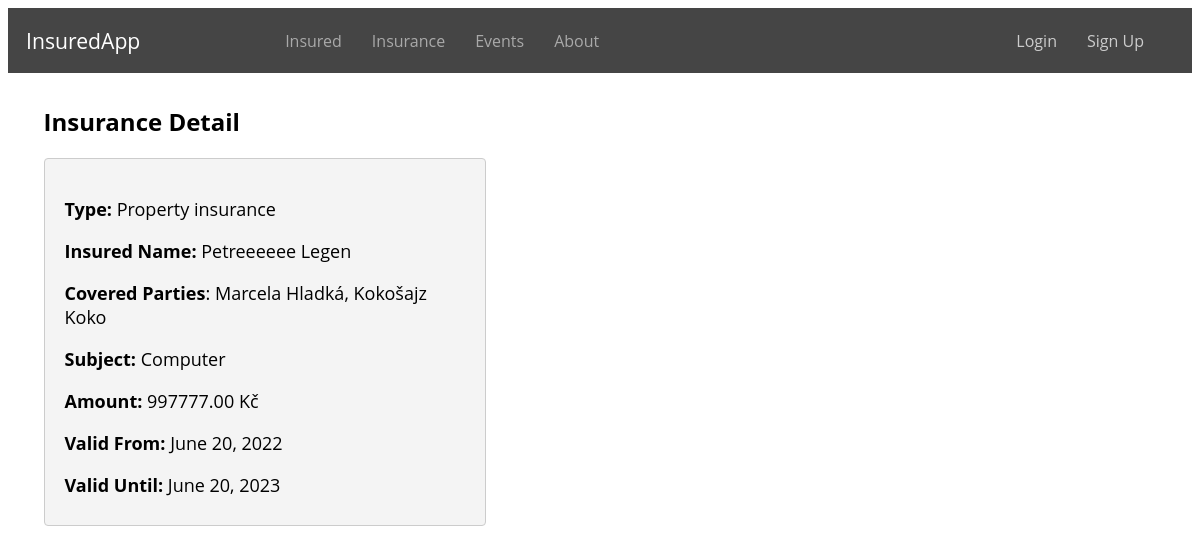
The app's page /insurance/15/ with its own data.
### evidence/models.py (models this page shows, shortened)
class Insurance(models.Model):
    INSURANCE_TYPE = (
        ('home', 'Home insurance'),
        ('car', 'Car insurance'),
        ('property', 'Property insurance'),
    )
    insurance = models.ManyToManyField(Insured, related_name='insurance')
    type = models.CharField(max_length=32, choices=INSURANCE_TYPE)
    subject = models.CharField(max_length=32)
    amount = models.DecimalField(max_digits=10, decimal_places=2)
    valid_from = models.DateField()
    valid_until = models.DateField()
    class Meta:
        ordering = ['id']

class Insured(models.Model):
    user = models.ForeignKey(User, on_delete=models.CASCADE, related_name='insured', null=True, blank=True)
    first_name = models.CharField(max_length=100)
    profile_photo = models.ImageField(upload_to='profile_photos', blank=True, null=True)
    last_name = models.CharField(max_length=100)
    email = models.EmailField()
    role = models.CharField(max_length=20, choices=RoleEnum.choices(), null=True)
    street = models.CharField(max_length=100)
    city = models.CharField(max_length=64)
    zipcode = models.CharField(max_length=16)
    phone = models.CharField(max_length=16)
    is_policyholder = models.BooleanField(default=False)
    class Meta:
        ordering = ['id']

### evidence/views.py (the view)
# urls.py: path('insurance/<int:insurance_id>/', views.insurance_detail, name='insurance_detail'),
def insurance_detail(request, insurance_id):
    insurance = Insurance.objects.get(id=insurance_id)
    insured_names = [f"{insured.first_name} {insured.last_name}" for insured in insurance.insurance.all()]
    insurance.insured_names = ", ".join(insured_names)
    return render(request, 'insurance_detail.html', {'insurance': insurance})

### evidence/templates/insurance_detail.html (shortened to what this page needs)
{% extends 'base.html' %}
{% block content %}
    <div class="insurance-detail">
        <h2 class="insurance-h">Insurance Detail</h2>
        <div class="insurance-info">
            <p><strong>Type:</strong> {{ insurance.get_type_display }}</p>
            <p><strong>Insured Name:</strong> {% for insured in insurance.insurance.all %}
                {% if insured.role != 'insurer' %}
                    {{ insured.first_name }} {{ insured.last_name }}{% if not forloop.first %}, {% endif %}
                {% endif %}
            {% empty %}
                No insured
            {% endfor %}</p>
            <p><strong>Covered Parties</strong>: {% for insured in insurance.insurance.all %}
                {% if insured.role == 'insurer' %}
                    {{ insured.first_name }} {{ insured.last_name }}{% if not forloop.last %}, {% endif %}
                {% endif %}
            {% empty %}
                No policyholders
            {% endfor %}</p>
            <p><strong>Subject:</strong> {{ insurance.subject }}</p>
            <p><strong>Amount:</strong> {{ insurance.amount }} Kč</p>
            <p><strong>Valid From:</strong> {{ insurance.valid_from }}</p>
            <p><strong>Valid Until:</strong> {{ insurance.valid_until }}</p>
        </div>
    </div>
{% endblock %}

### static/css/style.css (style rules this page uses)
.insurance-detail, .insurance-event-detail { max-width: 40%; padding: 1% 0 0 3%; border-radius: 8px; }
.insurance-h { font-size: 24px; font-weight: bold; }
.insurance-info { margin-top: 20px; }
.insurance-info p { font-size: 18px; margin-bottom: 8px; }
.insurance-detail, .insurance-event-detail { font-family: 'Open Sans', sans-serif; }
.insurance-h, .insurance-event-detail-h { margin-top: 20px; }
.insurance-info, .insurance-event-info { margin-top: 10px; padding: 20px; border: 1px solid #ccc; border-radius: 4px; max-width: 400px; background-color: #f4f4f4; }

### records on screen
Insurance: type "Property insurance", subject "Computer", amount "997777.00", valid_from "June 20, 2022", valid_until "June 20, 2023"
Insured: first_name "Petreeeeee", last_name "Legen"
Insured: first_name "Marcela", last_name "Hladká"
Insured: first_name "Kokošajz", last_name "Koko"
